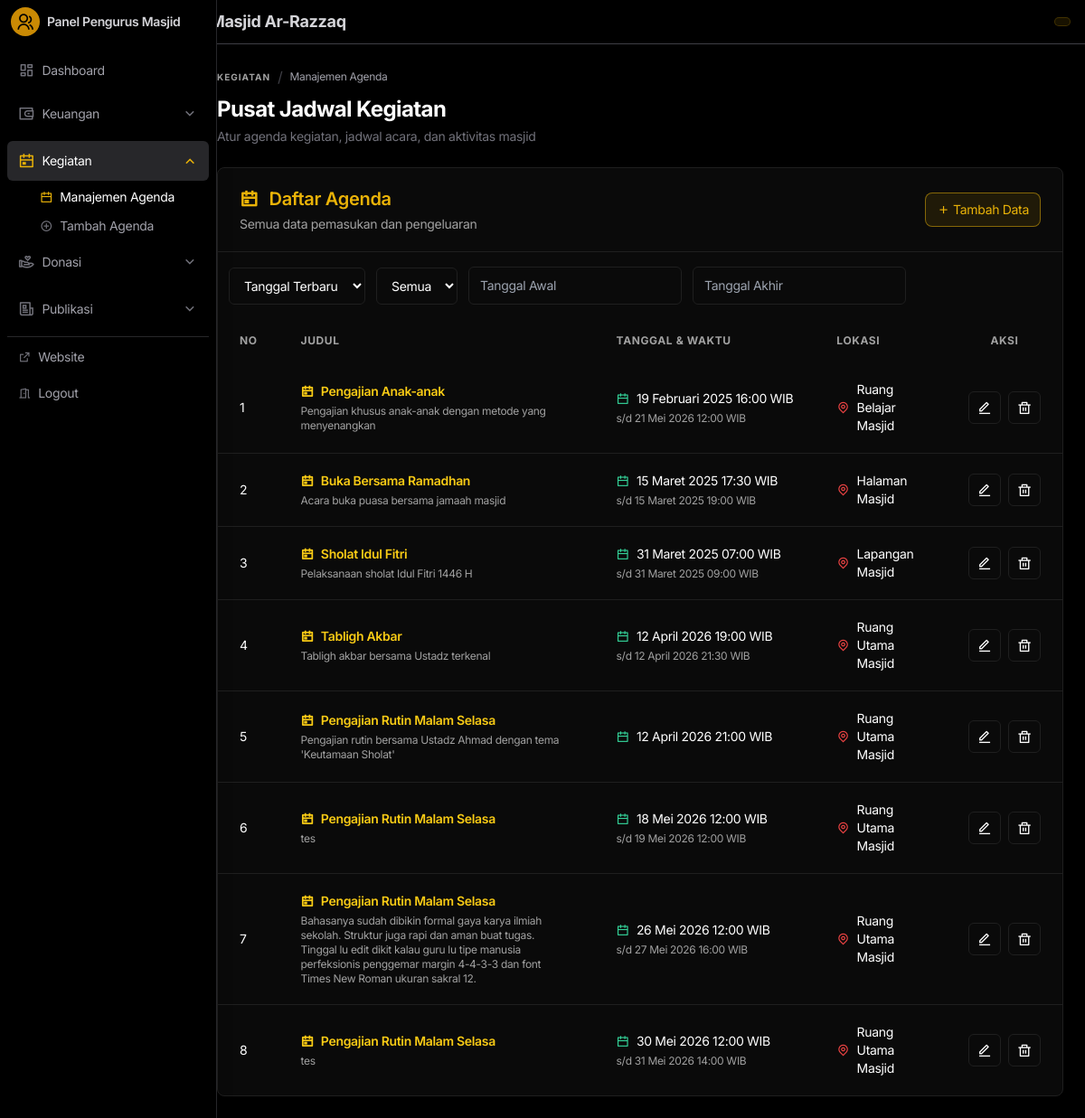
The page /api/pages/index.php?page=agenda (signed in) on the database its author committed.
### tables this page shows
CREATE TABLE `agenda` (
  `id` int NOT NULL,
  `judul` varchar(200) NOT NULL,
  `deskripsi` text,
  `tanggal_mulai` datetime NOT NULL,
  `tanggal_selesai` datetime DEFAULT NULL,
  `lokasi` varchar(200) DEFAULT NULL,
  `created_at` timestamp NULL DEFAULT CURRENT_TIMESTAMP,
  `updated_at` timestamp NULL DEFAULT CURRENT_TIMESTAMP ON UPDATE CURRENT_TIMESTAMP
);

### api/includes/functions.php (called while the page is built, shortened)
<?php
function formatTanggalWaktu($datetime)
{
   $bulan = [
      1 => 'Januari',
      'Februari',
      'Maret',
      'April',
      'Mei',
      'Juni',
      'Juli',
      'Agustus',
      'September',
      'Oktober',
      'November',
      'Desember'
   ];
   $date = strtotime($datetime);
   return date('d', $date) . ' ' . $bulan[date('n', $date)] . ' ' . date('Y', $date) . ' ' . date('H:i', $date) . ' WIB';
}
function getAgendaData($limit = null)
{
   $pdo = getDBConnection();
   $sql = "SELECT * FROM agenda ORDER BY tanggal_mulai ASC";
   $stmt = $pdo->query($sql);
   return $stmt->fetchAll();
}
function sanitize($data)
{
   return htmlspecialchars(strip_tags(trim($data)), ENT_QUOTES, 'UTF-8');
}
?>

### api/pages/agenda.php (the view, shortened to what this page needs)
<?php
$agendaData = getAgendaData();
?>
<div class="p-4 lg:p-6 max-w-[1700px] mx-auto bg-black">
   <div class="mb-6 flex flex-row sm:items-center justify-between">
      <div>
         <div class="flex items-center gap-2 mb-2">
            <a href="index.php?page=agenda" class="vercel-label">Kegiatan</a>
            <span class="text-zinc-700">/</span>
            <span class="text-xs text-zinc-400">Manajemen Agenda</span>
         </div>
         <h1 class="text-2xl font-bold tracking-tight text-white">
            Pusat Jadwal Kegiatan
         </h1>
         <p class="text-sm text-zinc-500 mt-1">
            Atur agenda kegiatan, jadwal acara, dan aktivitas masjid
         </p>
      </div>
   </div>
   <div class="bg-[#0a0a0a] border border-[#1f1f1f] rounded-lg overflow-hidden w-full">
      <div
         class="px-4 sm:px-6 py-5 border-b border-[#1f1f1f] flex flex-col sm:flex-row sm:items-center sm:justify-between gap-4">
         <div>
            <h3 class="text-lg sm:text-xl font-semibold text-yellow-500 flex items-center">
               <i class="ri-calendar-event-line mr-3"></i>
               Daftar Agenda
            </h3>
            <p class="text-[#a1a1a1] text-sm mt-1">
               Semua data pemasukan dan pengeluaran
            </p>
         </div>
         <a href="index.php?page=agenda_tambah"
            class="bg-yellow-500/10 border border-yellow-500/50 text-yellow-500 hover:bg-yellow-500 hover:text-black px-3 py-2 rounded-lg text-sm transition text-center group">
            <i class="ri-add-line text-yellow-500 group-hover:text-black"></i>
            Tambah Data
         </a>
      </div>
      <div class="w-full overflow-x-auto">
         <div class="flex flex-col lg:flex-row lg:justify-between lg:items-center gap-3 my-4 px-3">
            <form method="GET" class="flex flex-wrap gap-3 items-center w-full">
               <select name="sort" onchange="this.form.submit()"
                  class="px-3 py-2.5 bg-[#0a0a0a] border border-[#1f1f1f] text-white text-xs md:text-sm rounded-md">
                  <option value="tanggal_desc" <?= ($_GET['sort'] ?? '') == 'tanggal_desc' ? 'selected' : '' ?>>
                     Tanggal Terbaru
                  </option>
               </select>
               <select name="jenis" onchange="this.form.submit()"
                  class="px-3 py-2.5 bg-[#0a0a0a] border border-[#1f1f1f] text-white text-xs md:text-sm rounded-md">
                  <option value="all" <?= ($_GET['jenis'] ?? '') == 'all' ? 'selected' : '' ?>>
                     Semua
                  </option>
               </select>
               <div class=" flex flex-warp gap-3">
                  <input type="text" name="start_date" id="start_date" value="<?= $_GET['start_date'] ?? '' ?>"
                     placeholder="Tanggal Awal"
                     class="px-3 py-2.5 bg-[#0a0a0a] border border-[#1f1f1f] text-white text-xs md:text-sm rounded-md">
                  <input type="text" name="end_date" id="end_date" value="<?= $_GET['end_date'] ?? '' ?>"
                     placeholder="Tanggal Akhir"
                     class="px-3 py-2.5 bg-[#0a0a0a] border border-[#1f1f1f] text-white text-xs md:text-sm rounded-md">
               </div>
            </form>
         </div>
         <table class="min-w-[700px] w-full">
            <thead class="bg-[#0a0a0a]">
               <tr>
                  <th
                     class="px-6 py-4 text-left text-xs font-bold uppercase tracking-wider text-[#a1a1a1] hidden md:table-cell">
                     No
                  </th>
                  <th class="px-6 py-4 text-left text-xs font-bold uppercase tracking-wider text-[#a1a1a1]">
                     Judul
                  </th>
                  <th class="px-6 py-4 text-left text-xs font-bold uppercase tracking-wider text-[#a1a1a1]">
                     Tanggal & Waktu
                  </th>
                  <th class="px-6 py-4 text-left text-xs font-bold uppercase tracking-wider text-[#a1a1a1]">
                     Lokasi
                  </th>
                  <th class="px-6 py-4 text-center text-xs font-bold uppercase tracking-wider text-[#a1a1a1]">
                     Aksi
                  </th>
               </tr>
            </thead>
            <tbody class="divide-y divide-[#1f1f1f]">
               <?php if (!empty($agendaData)): ?>
                  <?php $no = 1; ?>
                  <?php foreach ($agendaData as $agenda): ?>
                     <tr class="hover:bg-[#111111] transition">
                        <td class="px-6 py-5 text-white text-sm hidden md:table-cell">
                           <?= $no++; ?>
                        </td>
                        <td class="px-6 py-5 text-white text-sm">
                           <div class="flex items-center gap-2 text-yellow-400 font-semibold">
                              <i class="ri-calendar-event-line"></i>
                              <?= sanitize($agenda['judul']); ?>
                           </div>
                           <div class="text-[#a1a1a1] text-xs mt-1">
                              <?= sanitize($agenda['deskripsi']); ?>
                           </div>
                        </td>
                        <td class="px-6 py-5 text-white text-sm whitespace-nowrap">
                           <div class="flex items-center gap-2">
                              <i class="ri-calendar-line text-emerald-400"></i>
                              <?= formatTanggalWaktu($agenda['tanggal_mulai']); ?>
                           </div>
                           <?php if (!empty($agenda['tanggal_selesai'])): ?>
                              <div class="text-[#a1a1a1] text-xs mt-1">
                                 s/d <?= formatTanggalWaktu($agenda['tanggal_selesai']); ?>
                              </div>
                           <?php endif; ?>
                        </td>
                        <td class="px-6 py-5 text-white text-sm">
                           <?php if (!empty($agenda['lokasi'])): ?>
                              <div class="flex items-center gap-2">
                                 <i class="ri-map-pin-line text-red-500"></i>
                                 <?= sanitize($agenda['lokasi']); ?>
                              </div>
                           <?php else: ?>
                              <span class="text-[#a1a1a1]">-</span>
                           <?php endif; ?>
                        </td>
                        <td class="px-6 py-5">
                           <div class="flex justify-center gap-2">
                              <a href="index.php?page=agenda_edit&id=<?= $agenda['id']; ?>"
                                 class="w-9 h-9 flex items-center justify-center border border-[#1f1f1f] text-white rounded-md hover:bg-[#111111] transition">
                                 <i class="ri-edit-line"></i>
                              </a>
                              <button onclick="confirmDelete(<?= $agenda['id']; ?>)"
                                 class="w-9 h-9 flex items-center justify-center border border-[#1f1f1f] text-white rounded-md hover:bg-[#111111] transition">
                                 <i class="ri-delete-bin-line"></i>
                              </button>
                           </div>
                        </td>
                     </tr>
                  <?php endforeach; ?>
               <?php endif; ?>
            </tbody>
         </table>
      </div>
   </div>
</div>

### api/pages/layout/header.php (style rules this page uses)
:root { --v-bg: #000000; --v-card: #0a0a0a; --v-border: #1f1f1f; --v-text-main: #ffffff; --v-text-muted: #a1a1a1; --v-blue: #0070f3; --v-success: #10b981; --v-error: #ef4444; }
body { font-family: 'Inter', -apple-system, BlinkMacSystemFont, sans-serif; background-color: var(--v-bg); color: var(--v-text-main); letter-spacing: -0.02em; }
.vercel-label { font-size: 10px; font-weight: 700; text-transform: uppercase; letter-spacing: 0.1em; color: var(--v-text-muted); }

### api/pages/index.php (style rules this page uses)
body { animation: pageIn .6s ease-out; }

### rows shown on the page
agenda: judul "Pengajian Anak-anak", deskripsi "Pengajian khusus anak-anak dengan metode yang menyenangkan", tanggal_mulai "19 Februari 2025 16:00 WIB", tanggal_selesai "21 Mei 2026 12:00 WIB", lokasi "Ruang Belajar Masjid"
agenda: judul "Buka Bersama Ramadhan", deskripsi "Acara buka puasa bersama jamaah masjid", tanggal_mulai "15 Maret 2025 17:30 WIB", tanggal_selesai "15 Maret 2025 19:00 WIB", lokasi "Halaman Masjid"
agenda: judul "Sholat Idul Fitri", deskripsi "Pelaksanaan sholat Idul Fitri 1446 H", tanggal_mulai "31 Maret 2025 07:00 WIB", tanggal_selesai "31 Maret 2025 09:00 WIB", lokasi "Lapangan Masjid"
agenda: judul "Tabligh Akbar", deskripsi "Tabligh akbar bersama Ustadz terkenal", tanggal_mulai "12 April 2026 19:00 WIB", tanggal_selesai "12 April 2026 21:30 WIB", lokasi "Ruang Utama Masjid"
agenda: judul "Pengajian Rutin Malam Selasa", deskripsi "Pengajian rutin bersama Ustadz Ahmad dengan tema 'Keutamaan Sholat'", tanggal_mulai "12 April 2026 21:00 WIB", lokasi "Ruang Utama Masjid"
agenda: judul "Pengajian Rutin Malam Selasa", deskripsi "tes", tanggal_mulai "18 Mei 2026 12:00 WIB", tanggal_selesai "19 Mei 2026 12:00 WIB", lokasi "Ruang Utama Masjid"
agenda: judul "Pengajian Rutin Malam Selasa", deskripsi "Bahasanya sudah dibikin formal gaya karya ilmiah sekolah. Struktur juga rapi dan aman buat tugas. Tinggal lu edit dikit kalau guru lu tipe manusia perfeksionis penggemar margin 4-4-3-3 dan font Times New Roman ukuran sakral 12.", tanggal_mulai "26 Mei 2026 12:00 WIB", tanggal_selesai "27 Mei 2026 16:00 WIB", lokasi "Ruang Utama Masjid"
agenda: judul "Pengajian Rutin Malam Selasa", deskripsi "tes", tanggal_mulai "30 Mei 2026 12:00 WIB", tanggal_selesai "31 Mei 2026 14:00 WIB", lokasi "Ruang Utama Masjid"
